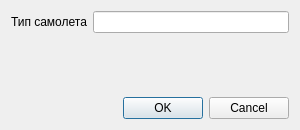
<?xml version="1.0" encoding="UTF-8"?>
<ui version="4.0">
 <class>Dialog</class>
 <widget class="QDialog" name="Dialog">
  <property name="geometry">
   <rect>
    <x>0</x>
    <y>0</y>
    <width>300</width>
    <height>130</height>
   </rect>
  </property>
  <property name="windowTitle">
   <string>Добавить тип самолета</string>
  </property>
  <layout class="QVBoxLayout" name="verticalLayout">
   <item>
    <layout class="QFormLayout" name="formLayout">
     <item row="0" column="0">
      <widget class="QLabel" name="typeLabel">
       <property name="text">
        <string>Тип самолета</string>
       </property>
      </widget>
     </item>
     <item row="0" column="1">
      <widget class="QLineEdit" name="typeLineEdit"/>
     </item>
    </layout>
   </item>
   <item>
    <widget class="QDialogButtonBox" name="buttonBox">
     <property name="orientation">
      <enum>Qt::Orientation::Horizontal</enum>
     </property>
     <property name="standardButtons">
      <set>QDialogButtonBox::StandardButton::Cancel|QDialogButtonBox::StandardButton::Ok</set>
     </property>
    </widget>
   </item>
  </layout>
 </widget>
 <resources/>
 <connections>
  <connection>
   <sender>buttonBox</sender>
   <signal>accepted()</signal>
   <receiver>Dialog</receiver>
   <slot>accept()</slot>
   <hints>
    <hint type="sourcelabel">
     <x>248</x>
     <y>254</y>
    </hint>
    <hint type="destinationlabel">
     <x>157</x>
     <y>274</y>
    </hint>
   </hints>
  </connection>
  <connection>
   <sender>buttonBox</sender>
   <signal>rejected()</signal>
   <receiver>Dialog</receiver>
   <slot>reject()</slot>
   <hints>
    <hint type="sourcelabel">
     <x>316</x>
     <y>260</y>
    </hint>
    <hint type="destinationlabel">
     <x>286</x>
     <y>274</y>
    </hint>
   </hints>
  </connection>
 </connections>
</ui>
